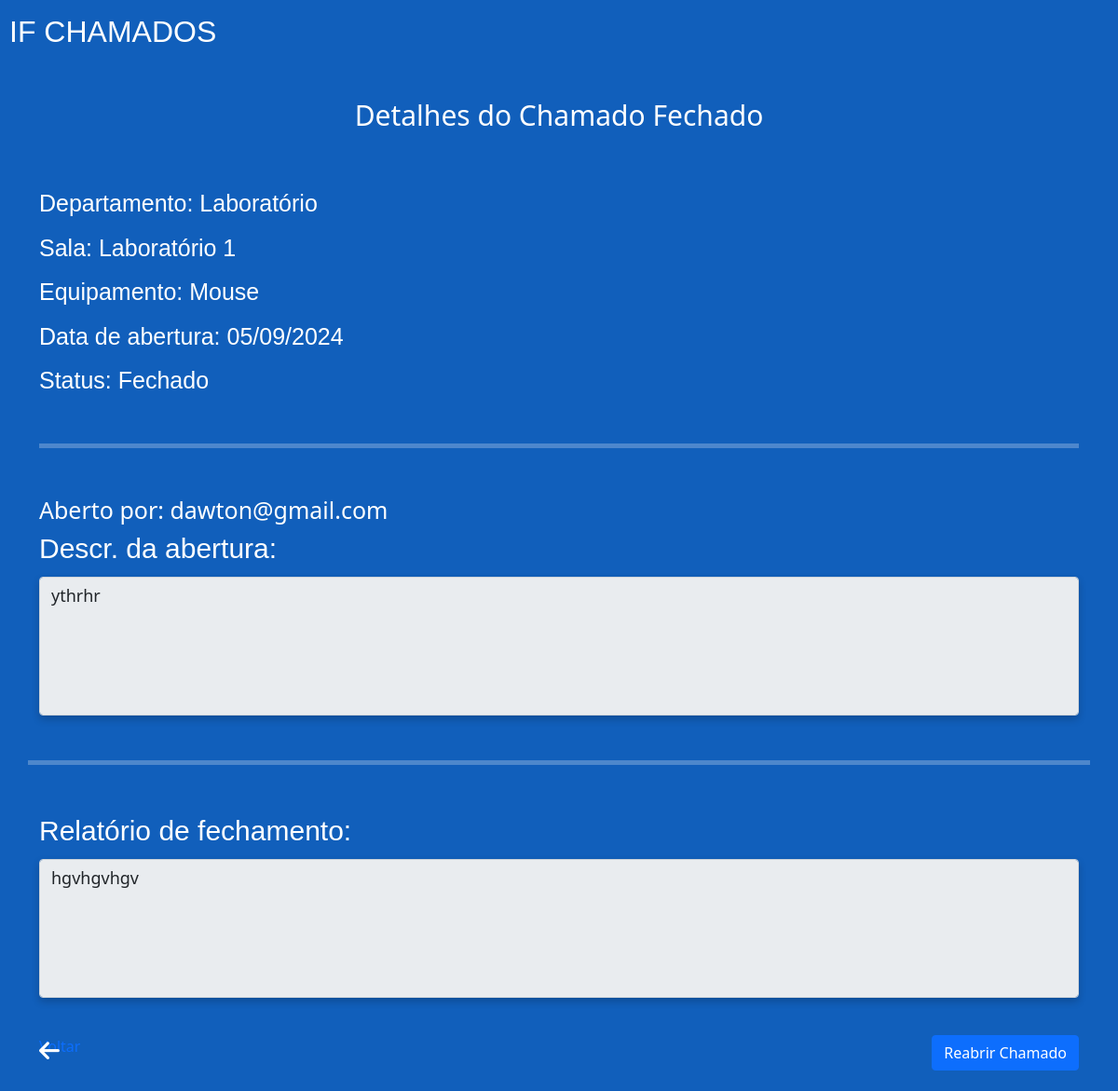
The page /if-dados/chamado/74/detalhes-fechado/ (signed in) on the database its author committed.
### if_dados/models.py (models this page shows, shortened)
class Chamado(models.Model):
    class Status(models.TextChoices):
        ABERTO = 'Aberto', 'Aberto'
        FECHADO = 'Fechado', 'Fechado'
        PENDENTE = 'Pendente', 'Pendente'
        REABERTO = 'Reaberto', 'Reaberto'
    usuario = models.ForeignKey(settings.AUTH_USER_MODEL, on_delete=models.CASCADE, default=1)
    status = models.CharField(max_length=10, choices=Status.choices, default=Status.ABERTO)
    departamento = models.CharField(max_length=255)
    sala = models.CharField(max_length=255)
    descricao_problema = models.TextField()
    patrimonio = models.CharField(max_length=50, blank=True, null=True)
    data_abertura = models.DateTimeField(default=timezone.now)
    data_fechamento = models.DateTimeField(blank=True, null=True)
    data_modificacao = models.DateTimeField(blank=True, null=True)
    data_reabertura = models.DateTimeField(blank=True, null=True)
    equipamento = models.CharField(max_length=255, blank=True, null=True)
    especialidade = models.ManyToManyField(Especialidade, blank=True)
    relato_tecnico = models.TextField(blank=True)

### if_app/models.py (models this page shows, shortened)
class Usuario(AbstractBaseUser, PermissionsMixin):
    EMAIL_FIELD = 'email'
    USERNAME_FIELD = 'email'
    REQUIRED_FIELDS = []
    email = models.EmailField(unique=True)
    nome = models.CharField(max_length=100)
    numero_celular = models.CharField(max_length=11)
    identificacao = models.CharField(max_length=50, choices=[('Funcionario', 'Funcionario'), ('Professor', 'Professor'), ('Aluno', 'Aluno')])
    departamento = models.CharField(max_length=50, choices=[('Laboratório', 'Laboratório'), ('Caen', 'Caen'), ('Pavilhão Novo', 'Pavilhão Novo'), ('Pavilhão Velho', 'Pavilhão Velho')], default='Laboratório')
    is_active = models.BooleanField(default=True)
    is_staff = models.BooleanField(default=False)
    objects = UsuarioManager()

### if_dados/views.py (the view)
# urls.py: path('chamado/<int:id>/detalhes-fechado/', views.detalhes_do_chamado_fechado, name='detalhes_do_chamado_fechado'),
@login_required
def detalhes_do_chamado_fechado(request, id):
    chamado = get_object_or_404(Chamado, id=id)
    contexto = {
        'chamado': chamado,
        'usuario_email': request.user.email
    }
    return render(request, 'detalhes-do-chamado-fechado.html', contexto)

### if_dados/templates/detalhes-do-chamado-fechado.html (shortened to what this page needs)
{% load static %}
<!DOCTYPE html>
<html lang="pt-br">
<head>
    <link href="https://cdn.jsdelivr.net/npm/bootstrap@5.0.2/dist/css/bootstrap.min.css" rel="stylesheet">
    <link rel="stylesheet" href="{% static 'css/style.css' %}">
</head>
<body>
    <div class="container-geral">
        <div class="logo text-white">IF CHAMADOS</div>
        <h1 class="text-center text-white mt-5 mb-5">Detalhes do Chamado Fechado</h1>
        <div class="container">
            <div class="row">
                <div class="col-12 informacoes">
                    <div class="setor">Departamento: {{ chamado.departamento }}</div>
                    <div class="sala">Sala: {{ chamado.sala }}</div>
                    <div class="equipamento">Equipamento: {{ chamado.equipamento }}</div>
                    <div class="data-de-abertura">Data de abertura: {{ chamado.data_abertura|date:"d/m/Y" }}</div>
                    <div class="status">Status: {{ chamado.status }}</div>
                </div>
            </div>
            <hr class="text-white mt-5 mb-5">
            <div class="row">
                <div class="col-12 texto-aberto-por text-white">
                    Aberto por: {{ usuario_email }}
                </div>
                <div class="col-12">
                    <label for="area-comentario" class="form-label text-white texto-dropdown caix-desc-abertura">Descr. da abertura:</label>
                    <textarea id="area-comentario" class="form-control area-comentario custom-placeholder sombra" rows="5" readonly>{{ chamado.descricao_problema }}</textarea>
                </div>
                <hr class="text-white mt-5 mb-5">
                <div class="col-12">
                    <label for="area-comentario" class="form-label text-white texto-dropdown caix-desc-abertura">Relatório de fechamento:</label>
                    <textarea id="area-comentario" class="form-control area-comentario custom-placeholder sombra" rows="5" readonly>{{ chamado.relato_tecnico }}</textarea>
                </div>
                <div class="col-12 mt-3">
                    <div class="row">
                        <div class="col-md-6 text-start">
                            <div class="container-botao-voltar mt-4">
                                <div class="icone-voltar">
                                    <a href="{% url 'meus_chamados' %}"><i class="fas fa-arrow-left text-white"></i> Voltar</a>
                                </div>
                            </div>
                        </div>
                        <div class="col-md-6 text-end">
                            <div class="container-botao-reabrir mt-4">
                                <a href="{% url 'reabrir_chamado' chamado.id %}" class="btn btn-primary">Reabrir Chamado</a>
                            </div>
                        </div>
                    </div>
                </div>
            </div>
        </div>
    </div>
</body>
</html>

### if_app/static/css/style.css (style rules this page uses)
body { padding: 10px; background: #115FBB; }
a { text-decoration: none; }
.logo { font-size: 32px; font-family: 'Franklin Gothic Medium', 'Arial Narrow', Arial, sans-serif; }
.sombra { background-color: #FFF; box-shadow: 0 4px 8px rgba(0, 0, 0, 0.2); }
label { font-size: 18px; }
textarea { resize: none; }
.texto-dropdown { font-size: 30px; font-family: Arial, Helvetica, sans-serif; }
.area-comentario { font-size: 18px; }
.icone-voltar { position: relative; margin-bottom: 0rem; }
.icone-voltar i { position: absolute; font-size: 25px; top: 70%; transform: translateY(-50%); }
.container-botao-voltar, .container-botao-enviar { height: 50px; position: relative; }
.informacoes { font-size: 22px; text-align: left; }
.informacoes div { margin-top:10px; }
h1 { font-size: 30px; }
hr { padding: 2.5px; }
.setor, .sala, .equipamento, .data-de-abertura, .status { margin-top: 20px; font-size: 25px; font-family: Arial, Helvetica, sans-serif; color: #FFF; }
.status { float: left; margin-right: 10px; }
.texto-aberto-por { font-size: 25px; }

### rows shown on the page
Chamado: departamento "Laboratório", sala "Laboratório 1", equipamento "Mouse", data_abertura "05/09/2024", status "Fechado", descricao_problema "ythrhr", relato_tecnico "hgvhgvhgv"
Usuario: email "dawton@gmail.com"
